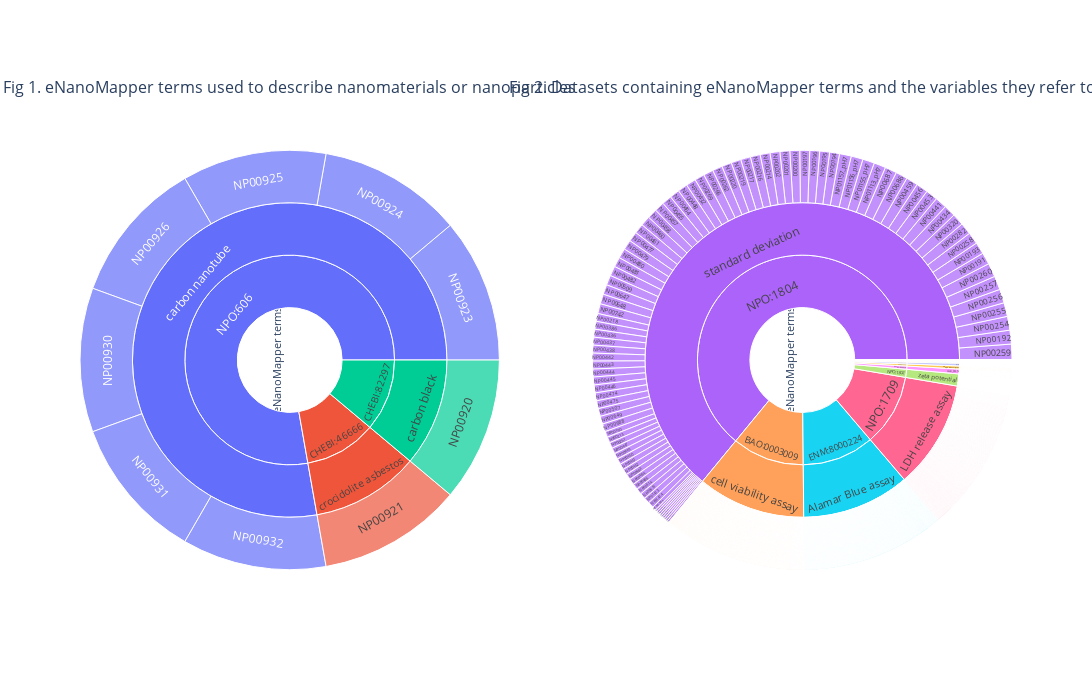
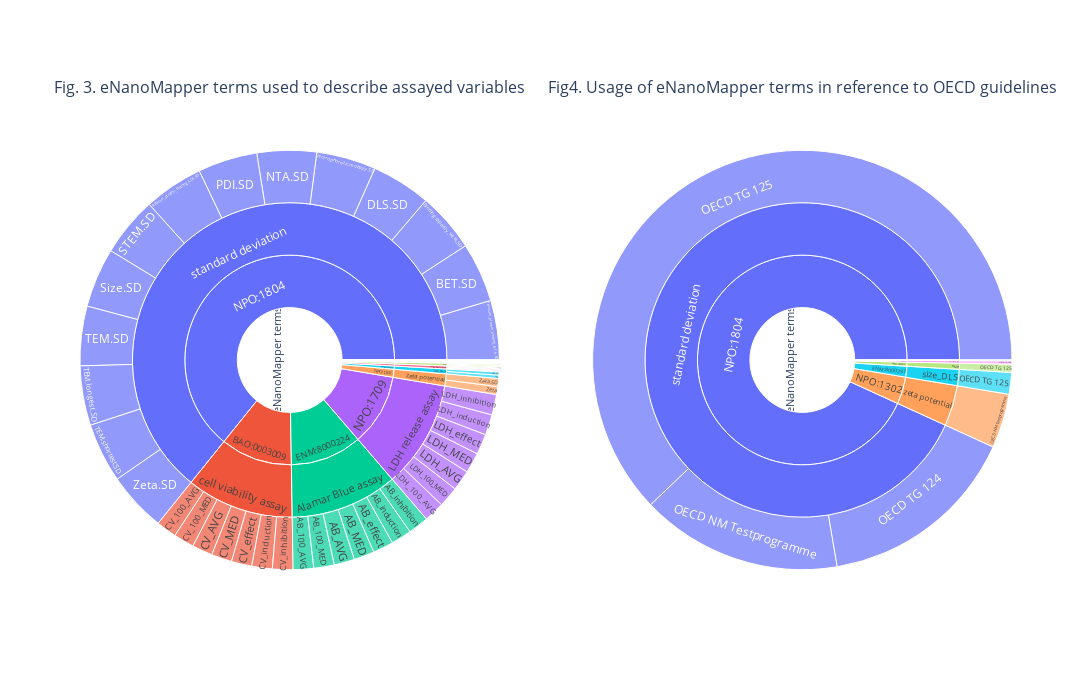

Notebook code cell kept with these figures, in order:
### Markdown cell above
# Visualization
## Usage of eNanoMapper terms in the NanoSolveIT KB
The following charts use the [Plotly Sunburst chart](https://plotly.com/python/sunburst-charts/) to visualize how the NanoSolveIT KB is represented in the eNanoMapper ontology in terms of nanomaterial or variable description, presence in datasets, and links to OECD guidelines.

Click on any ring segment to expand

### Code cell
# Preprocess the data to obtain the columns needed for sunburst charting
from code import interact
from turtle import width
from unittest import makeSuite


datasb = pd.DataFrame(columns = ["eNanoMapper terms", "type", "iri", "label", "Number of observations"])
vars = ["nanomaterial", "variable", "oecd_guideline", "dataset"]
for var in vars:
    df = data[data[var]!=""][["iri", "label", var]].rename(columns={var:"target"})
    df["Number of observations"] = [1 for i in range(len(df["iri"]))]
    df["eNanoMapper terms"] = ["eNanoMapper terms" for i in range(len(df["iri"]))]
    df["type"] = [var for i in range(len(df["iri"]))]
    datasb = pd.concat([datasb, df], axis=0)

def make_sb(datasb, field):
    if field !="all":
        figdata = datasb[datasb["type"] == field]  
        fig = px.sunburst(figdata,
                    path = ["eNanoMapper terms", "iri", "label", "target"], values = "Number of observations",
                    width=700, height=700)
    else:
        figdata = datasb
        fig = px.sunburst(figdata,
                    path = ["eNanoMapper terms", "type", "iri", "label", "target"], values = "Number of observations",
                    width=1000, height=1000)
    return fig


nm = make_sb(datasb, "nanomaterial")
ds = make_sb(datasb, "dataset")
va = make_sb(datasb, "variable")
og = make_sb(datasb, "oecd_guideline")
fig1 = make_subplots(rows=1, cols=2, specs=[
    [{"type": "sunburst"}, {"type": "sunburst"}]],
    subplot_titles=["Fig 1. eNanoMapper terms used to describe nanomaterials or nanoparticles", "Fig 2. Datasets containing eNanoMapper terms and the variables they refer to"])
fig2 = make_subplots(rows=1, cols=2, specs=[
    [{"type": "sunburst"}, {"type": "sunburst"}]],
    subplot_titles=["Fig. 3. eNanoMapper terms used to describe assayed variables", "Fig4. Usage of eNanoMapper terms in reference to OECD guidelines"])
fig1.add_trace(nm.data[0], row=1, col=1)
fig1.add_trace(ds.data[0], row=1,col=2)
fig2.add_trace(va.data[0], row=1,col=1)
fig2.add_trace(og.data[0], row=1,col=2)
fig1.update_layout(height=700, width=1400,)
fig1.show()
fig2.update_layout(height=700, width=1400,)
fig2.show()

### Figure 1 — Plotly figure (JSON) as saved in the notebook; plotly's stock layout.template omitted (floating-point values rounded to 4 significant figures; data arrays with more than 128 entries replaced by an {"elided": "..."} marker saying what was removed)
{"data": [{"branchvalues": "total", "domain": {"x": [0, 0.45], "y": [0, 1]}, "hovertemplate": "labels=%{label}<br>Number of observations=%{value}<br>parent=%{parent}<br>id=%{id}<extra></extra>", "ids": ["eNanoMapper terms/CHEBI:82297/carbon black/NP00920", "eNanoMapper terms/CHEBI:46666/crocidolite asbestos/NP00921", "eNanoMapper terms/NPO:606/carbon nanotube/NP00923", "eNanoMapper terms/NPO:606/carbon nanotube/NP00924", "eNanoMapper terms/NPO:606/carbon nanotube/NP00925", "eNanoMapper terms/NPO:606/carbon nanotube/NP00926", "eNanoMapper terms/NPO:606/carbon nanotube/NP00930", "eNanoMapper terms/NPO:606/carbon nanotube/NP00931", "eNanoMapper terms/NPO:606/carbon nanotube/NP00932", "eNanoMapper terms/CHEBI:82297/carbon black", "eNanoMapper terms/NPO:606/carbon nanotube", "eNanoMapper terms/CHEBI:46666/crocidolite asbestos", "eNanoMapper terms/CHEBI:46666", "eNanoMapper terms/CHEBI:82297", "eNanoMapper terms/NPO:606", "eNanoMapper terms"], "labels": ["NP00920", "NP00921", "NP00923", "NP00924", "NP00925", "NP00926", "NP00930", "NP00931", "NP00932", "carbon black", "carbon nanotube", "crocidolite asbestos", "CHEBI:46666", "CHEBI:82297", "NPO:606", "eNanoMapper terms"], "name": "", "parents": ["eNanoMapper terms/CHEBI:82297/carbon black", "eNanoMapper terms/CHEBI:46666/crocidolite asbestos", "eNanoMapper terms/NPO:606/carbon nanotube", "eNanoMapper terms/NPO:606/carbon nanotube", "eNanoMapper terms/NPO:606/carbon nanotube", "eNanoMapper terms/NPO:606/carbon nanotube", "eNanoMapper terms/NPO:606/carbon nanotube", "eNanoMapper terms/NPO:606/carbon nanotube", "eNanoMapper terms/NPO:606/carbon nanotube", "eNanoMapper terms/CHEBI:82297", "eNanoMapper terms/NPO:606", "eNanoMapper terms/CHEBI:46666", "eNanoMapper terms", "eNanoMapper terms", "eNanoMapper terms", ""], "type": "sunburst", "values": [1, 1, 1, 1, 1, 1, 1, 1, 1, 1, 7, 1, 1, 1, 7, 9]}, {"branchvalues": "total", "domain": {"x": [0.55, 1], "y": [0, 1]}, "hovertemplate": "labels=%{label}<br>Number of observations=%{value}<br>parent=%{parent}<br>id=%{id}<extra></extra>", "ids": {"elided": "2917 str values"}, "labels": {"elided": "2917 str values"}, "name": "", "parents": {"elided": "2917 str values"}, "type": "sunburst", "values": {"elided": "2917 int values"}}], "layout": {"annotations": [{"font": {"size": 16}, "showarrow": false, "text": "Fig 1. eNanoMapper terms used to describe nanomaterials or nanoparticles", "x": 0.225, "xanchor": "center", "xref": "paper", "y": 1, "yanchor": "bottom", "yref": "paper"}, {"font": {"size": 16}, "showarrow": false, "text": "Fig 2. Datasets containing eNanoMapper terms and the variables they refer to", "x": 0.775, "xanchor": "center", "xref": "paper", "y": 1, "yanchor": "bottom", "yref": "paper"}], "height": 700, "width": 1400}}

### Figure 2 — Plotly figure (JSON) as saved in the notebook; plotly's stock layout.template omitted (floating-point values rounded to 4 significant figures)
{"data": [{"branchvalues": "total", "domain": {"x": [0, 0.45], "y": [0, 1]}, "hovertemplate": "labels=%{label}<br>Number of observations=%{value}<br>parent=%{parent}<br>id=%{id}<extra></extra>", "ids": ["eNanoMapper terms/ENM:8000224/Alamar Blue assay/AB_100_AVG", "eNanoMapper terms/ENM:8000224/Alamar Blue assay/AB_100_MED", "eNanoMapper terms/ENM:8000224/Alamar Blue assay/AB_AVG", "eNanoMapper terms/ENM:8000224/Alamar Blue assay/AB_MED", "eNanoMapper terms/ENM:8000224/Alamar Blue assay/AB_effect", "eNanoMapper terms/ENM:8000224/Alamar Blue assay/AB_induction", "eNanoMapper terms/ENM:8000224/Alamar Blue assay/AB_inhibition", "eNanoMapper terms/NPO:1804/standard deviation/Absolute_protein_binding_BCA.SD", "eNanoMapper terms/ENM:8000059/area/Area", "eNanoMapper terms/NPO:1235/surface area/BET", "eNanoMapper terms/NPO:1804/standard deviation/BET.SD", "eNanoMapper terms/NPO:1235/surface area/BET.SD", "eNanoMapper terms/NPO:1804/standard deviation/Binding capacity_wt%.SD", "eNanoMapper terms/PATO:0000117/size/Boundary Size [nm]", "eNanoMapper terms/CHEMINF:000092/topological descriptor/Boxivity", "eNanoMapper terms/BAO:0003009/cell viability assay/CV_100_AVG", "eNanoMapper terms/BAO:0003009/cell viability assay/CV_100_MED", "eNanoMapper terms/BAO:0003009/cell viability assay/CV_AVG", "eNanoMapper terms/BAO:0003009/cell viability assay/CV_MED", "eNanoMapper terms/BAO:0003009/cell viability assay/CV_effect", "eNanoMapper terms/BAO:0003009/cell viability assay/CV_induction", "eNanoMapper terms/BAO:0003009/cell viability assay/CV_inhibition", "eNanoMapper terms/ENM:8000038/circularity/Circularity", "eNanoMapper terms/ENM:8000038/circularity/Circularity #2", "eNanoMapper terms/ENM:8000054/shape descriptors/Convexity", "eNanoMapper terms/ENM:8000054/shape descriptors/Convexity #2", "eNanoMapper terms/ENM:8000297/size_DLS/DLS", "eNanoMapper terms/ENM:8000297/size_DLS/DLS.SD", "eNanoMapper terms/NPO:1804/standard deviation/DLS.SD", "eNanoMapper terms/NPO:1539/particle diameter/Diameter", "eNanoMapper terms/CHEMINF:000192/eccentric connectivity index descriptor/Eccentricity", "eNanoMapper terms/NPO:1804/standard deviation/Electrophoretic.mobility.SD", "eNanoMapper terms/PATO:0001708/1-D extent/Extend", "eNanoMapper terms/NPO:1709/LDH release assay/LDH_100_AVG", "eNanoMapper terms/NPO:1709/LDH release assay/LDH_100_MED", "eNanoMapper terms/NPO:1709/LDH release assay/LDH_AVG", "eNanoMapper terms/NPO:1709/LDH release assay/LDH_MED", "eNanoMapper terms/NPO:1709/LDH release assay/LDH_effect", "eNanoMapper terms/NPO:1709/LDH release assay/LDH_induction", "eNanoMapper terms/NPO:1709/LDH release assay/LDH_inhibition", "eNanoMapper terms/ENM:8000054/shape descriptors/Main Elongation", "eNanoMapper terms/ENM:8000054/shape descriptors/Major Axis [nm]", "eNanoMapper terms/ENM:8000040/feret diameter/Maximum Ferets Diameter", "eNanoMapper terms/ENM:8000040/feret diameter/Minimum Ferets Diameter", "eNanoMapper terms/ENM:8000054/shape descriptors/Minor Axis [nm]", "eNanoMapper terms/NPO:1804/standard deviation/NTA.SD", "eNanoMapper terms/NPO:1804/standard deviation/PDI.SD", "eNanoMapper terms/PATO:0001711/perimeter/Perimeter [nm]", "eNanoMapper terms/NPO:1804/standard deviation/Relative_protein_binding_SDS.SD", "eNanoMapper terms/ENM:8000053/roundness/Roundness", "eNanoMapper terms/NPO:1454/scanning transmission electron microscopy/STEM", "eNanoMapper terms/NPO:1454/scanning transmission electron microscopy/STEM.SD", "eNanoMapper terms/NPO:1804/standard deviation/STEM.SD", "eNanoMapper terms/PATO:0000117/size/Size", "eNanoMapper terms/PATO:0000117/size/Size.SD", "eNanoMapper terms/NPO:1804/standard deviation/Size.SD", "eNanoMapper terms/ENM:8000056/solidity/Solidity", "eNanoMapper terms/NPO:1804/standard deviation/TEM.SD", "eNanoMapper terms/NPO:1804/standard deviation/TEM.longest.SD", "eNanoMapper terms/NPO:1804/standard deviation/TEM.shortest.SD", "eNanoMapper terms/NPO:1302/zeta potential/Zeta", "eNanoMapper terms/NPO:1804/standard deviation/Zeta.SD", "eNanoMapper terms/NPO:1302/zeta potential/Zeta.SD", "eNanoMapper terms/PATO:0001708/1-D extent", "eNanoMapper terms/ENM:8000224/Alamar Blue assay", "eNanoMapper terms/NPO:1709/LDH release assay", "eNanoMapper terms/ENM:8000059/area", "eNanoMapper terms/BAO:0003009/cell viability assay", "eNanoMapper terms/ENM:8000038/circularity", "eNanoMapper terms/CHEMINF:000192/eccentric connectivity index descriptor", "eNanoMapper terms/ENM:8000040/feret diameter", "eNanoMapper terms/NPO:1539/particle diameter", "eNanoMapper terms/PATO:0001711/perimeter", "eNanoMapper terms/ENM:8000053/roundness", "eNanoMapper terms/NPO:1454/scanning transmission electron microscopy", "eNanoMapper terms/ENM:8000054/shape descriptors", "eNanoMapper terms/PATO:0000117/size", "eNanoMapper terms/ENM:8000297/size_DLS", "eNanoMapper terms/ENM:8000056/solidity", "eNanoMapper terms/NPO:1804/standard deviation", "eNanoMapper terms/NPO:1235/surface area", "eNanoMapper terms/CHEMINF:000092/topological descriptor", "eNanoMapper terms/NPO:1302/zeta potential", "eNanoMapper terms/BAO:0003009", "eNanoMapper terms/CHEMINF:000092", "eNanoMapper terms/CHEMINF:000192", "eNanoMapper terms/ENM:8000038", "eNanoMapper terms/ENM:8000040", "eNanoMapper terms/ENM:8000053", "eNanoMapper terms/ENM:8000054", "eNanoMapper terms/ENM:8000056", "eNanoMapper terms/ENM:8000059", "eNanoMapper terms/ENM:8000224", "eNanoMapper terms/ENM:8000297", "eNanoMapper terms/NPO:1235", "eNanoMapper terms/NPO:1302", "eNanoMapper terms/NPO:1454", "eNanoMapper terms/NPO:1539", "eNanoMapper terms/NPO:1709", "eNanoMapper terms/NPO:1804", "eNanoMapper terms/PATO:0000117", "eNanoMapper terms/PATO:0001708", "eNanoMapper terms/PATO:0001711", "eNanoMapper terms"], "labels": ["AB_100_AVG", "AB_100_MED", "AB_AVG", "AB_MED", "AB_effect", "AB_induction", "AB_inhibition", "Absolute_protein_binding_BCA.SD", "Area", "BET", "BET.SD", "BET.SD", "Binding capacity_wt%.SD", "Boundary Size [nm]", "Boxivity", "CV_100_AVG", "CV_100_MED", "CV_AVG", "CV_MED", "CV_effect", "CV_induction", "CV_inhibition", "Circularity", "Circularity #2", "Convexity", "Convexity #2", "DLS", "DLS.SD", "DLS.SD", "Diameter", "Eccentricity", "Electrophoretic.mobility.SD", "Extend", "LDH_100_AVG", "LDH_100_MED", "LDH_AVG", "LDH_MED", "LDH_effect", "LDH_induction", "LDH_inhibition", "Main Elongation", "Major Axis [nm]", "Maximum Ferets Diameter", "Minimum Ferets Diameter", "Minor Axis [nm]", "NTA.SD", "PDI.SD", "Perimeter [nm]", "Relative_protein_binding_SDS.SD", "Roundness", "STEM", "STEM.SD", "STEM.SD", "Size", "Size.SD", "Size.SD", "Solidity", "TEM.SD", "TEM.longest.SD", "TEM.shortest.SD", "Zeta", "Zeta.SD", "Zeta.SD", "1-D extent", "Alamar Blue assay", "LDH release assay", "area", "cell viability assay", "circularity", "eccentric connectivity index descriptor", "feret diameter", "particle diameter", "perimeter", "roundness", "scanning transmission electron microscopy", "shape descriptors", "size", "size_DLS", "solidity", "standard deviation", "surface area", "topological descriptor", "zeta potential", "BAO:0003009", "CHEMINF:000092", "CHEMINF:000192", "ENM:8000038", "ENM:8000040", "ENM:8000053", "ENM:8000054", "ENM:8000056", "ENM:8000059", "ENM:8000224", "ENM:8000297", "NPO:1235", "NPO:1302", "NPO:1454", "NPO:1539", "NPO:1709", "NPO:1804", "PATO:0000117", "PATO:0001708", "PATO:0001711", "eNanoMapper terms"], "name": "", "parents": ["eNanoMapper terms/ENM:8000224/Alamar Blue assay", "eNanoMapper terms/ENM:8000224/Alamar Blue assay", "eNanoMapper terms/ENM:8000224/Alamar Blue assay", "eNanoMapper terms/ENM:8000224/Alamar Blue assay", "eNanoMapper terms/ENM:8000224/Alamar Blue assay", "eNanoMapper terms/ENM:8000224/Alamar Blue assay", "eNanoMapper terms/ENM:8000224/Alamar Blue assay", "eNanoMapper terms/NPO:1804/standard deviation", "eNanoMapper terms/ENM:8000059/area", "eNanoMapper terms/NPO:1235/surface area", "eNanoMapper terms/NPO:1804/standard deviation", "eNanoMapper terms/NPO:1235/surface area", "eNanoMapper terms/NPO:1804/standard deviation", "eNanoMapper terms/PATO:0000117/size", "eNanoMapper terms/CHEMINF:000092/topological descriptor", "eNanoMapper terms/BAO:0003009/cell viability assay", "eNanoMapper terms/BAO:0003009/cell viability assay", "eNanoMapper terms/BAO:0003009/cell viability assay", "eNanoMapper terms/BAO:0003009/cell viability assay", "eNanoMapper terms/BAO:0003009/cell viability assay", "eNanoMapper terms/BAO:0003009/cell viability assay", "eNanoMapper terms/BAO:0003009/cell viability assay", "eNanoMapper terms/ENM:8000038/circularity", "eNanoMapper terms/ENM:8000038/circularity", "eNanoMapper terms/ENM:8000054/shape descriptors", "eNanoMapper terms/ENM:8000054/shape descriptors", "eNanoMapper terms/ENM:8000297/size_DLS", "eNanoMapper terms/ENM:8000297/size_DLS", "eNanoMapper terms/NPO:1804/standard deviation", "eNanoMapper terms/NPO:1539/particle diameter", "eNanoMapper terms/CHEMINF:000192/eccentric connectivity index descriptor", "eNanoMapper terms/NPO:1804/standard deviation", "eNanoMapper terms/PATO:0001708/1-D extent", "eNanoMapper terms/NPO:1709/LDH release assay", "eNanoMapper terms/NPO:1709/LDH release assay", "eNanoMapper terms/NPO:1709/LDH release assay", "eNanoMapper terms/NPO:1709/LDH release assay", "eNanoMapper terms/NPO:1709/LDH release assay", "eNanoMapper terms/NPO:1709/LDH release assay", "eNanoMapper terms/NPO:1709/LDH release assay", "eNanoMapper terms/ENM:8000054/shape descriptors", "eNanoMapper terms/ENM:8000054/shape descriptors", "eNanoMapper terms/ENM:8000040/feret diameter", "eNanoMapper terms/ENM:8000040/feret diameter", "eNanoMapper terms/ENM:8000054/shape descriptors", "eNanoMapper terms/NPO:1804/standard deviation", "eNanoMapper terms/NPO:1804/standard deviation", "eNanoMapper terms/PATO:0001711/perimeter", "eNanoMapper terms/NPO:1804/standard deviation", "eNanoMapper terms/ENM:8000053/roundness", "eNanoMapper terms/NPO:1454/scanning transmission electron microscopy", "eNanoMapper terms/NPO:1454/scanning transmission electron microscopy", "eNanoMapper terms/NPO:1804/standard deviation", "eNanoMapper terms/PATO:0000117/size", "eNanoMapper terms/PATO:0000117/size", "eNanoMapper terms/NPO:1804/standard deviation", "eNanoMapper terms/ENM:8000056/solidity", "eNanoMapper terms/NPO:1804/standard deviation", "eNanoMapper terms/NPO:1804/standard deviation", "eNanoMapper terms/NPO:1804/standard deviation", "eNanoMapper terms/NPO:1302/zeta potential", "eNanoMapper terms/NPO:1804/standard deviation", "eNanoMapper terms/NPO:1302/zeta potential", "eNanoMapper terms/PATO:0001708", "eNanoMapper terms/ENM:8000224", "eNanoMapper terms/NPO:1709", "eNanoMapper terms/ENM:8000059", "eNanoMapper terms/BAO:0003009", "eNanoMapper terms/ENM:8000038", "eNanoMapper terms/CHEMINF:000192", "eNanoMapper terms/ENM:8000040", "eNanoMapper terms/NPO:1539", "eNanoMapper terms/PATO:0001711", "eNanoMapper terms/ENM:8000053", "eNanoMapper terms/NPO:1454", "eNanoMapper terms/ENM:8000054", "eNanoMapper terms/PATO:0000117", "eNanoMapper terms/ENM:8000297", "eNanoMapper terms/ENM:8000056", "eNanoMapper terms/NPO:1804", "eNanoMapper terms/NPO:1235", "eNanoMapper terms/CHEMINF:000092", "eNanoMapper terms/NPO:1302", "eNanoMapper terms", "eNanoMapper terms", "eNanoMapper terms", "eNanoMapper terms", "eNanoMapper terms", "eNanoMapper terms", "eNanoMapper terms", "eNanoMapper terms", "eNanoMapper terms", "eNanoMapper terms", "eNanoMapper terms", "eNanoMapper terms", "eNanoMapper terms", "eNanoMapper terms", "eNanoMapper terms", "eNanoMapper terms", "eNanoMapper terms", "eNanoMapper terms", "eNanoMapper terms", "eNanoMapper terms", ""], "type": "sunburst", "values": [2048, 2048, 2048, 2048, 2048, 2048, 2048, 5950, 2, 48, 5950, 48, 5950, 120, 16, 2048, 2048, 2048, 2048, 2048, 2048, 2048, 33, 33, 81, 81, 320, 320, 5950, 25, 16, 5950, 16, 2048, 2048, 2048, 2048, 2048, 2048, 2048, 81, 81, 32, 32, 81, 5950, 5950, 17, 5950, 16, 34, 34, 5950, 120, 120, 5950, 16, 5950, 5950, 5950, 802, 5950, 802, 16, 14336, 14336, 2, 14336, 66, 16, 64, 25, 17, 16, 68, 405, 360, 640, 16, 83300, 96, 16, 1604, 14336, 16, 16, 66, 64, 16, 405, 16, 2, 14336, 640, 96, 1604, 68, 25, 14336, 83300, 360, 16, 17, 129735]}, {"branchvalues": "total", "domain": {"x": [0.55, 1], "y": [0, 1]}, "hovertemplate": "labels=%{label}<br>Number of observations=%{value}<br>parent=%{parent}<br>id=%{id}<extra></extra>", "ids": ["eNanoMapper terms/NPO:1804/standard deviation/OECD NM Testprogramme", "eNanoMapper terms/NPO:1302/zeta potential/OECD NM Testprogramme", "eNanoMapper terms/ENM:8000059/area/OECD TG 124", "eNanoMapper terms/NPO:1804/standard deviation/OECD TG 124", "eNanoMapper terms/NPO:1235/surface area/OECD TG 124", "eNanoMapper terms/NPO:1539/particle diameter/OECD TG 125", "eNanoMapper terms/PATO:0000117/size/OECD TG 125", "eNanoMapper terms/ENM:8000297/size_DLS/OECD TG 125", "eNanoMapper terms/NPO:1804/standard deviation/OECD TG 125", "eNanoMapper terms/ENM:8000059/area", "eNanoMapper terms/NPO:1539/particle diameter", "eNanoMapper terms/PATO:0000117/size", "eNanoMapper terms/ENM:8000297/size_DLS", "eNanoMapper terms/NPO:1804/standard deviation", "eNanoMapper terms/NPO:1235/surface area", "eNanoMapper terms/NPO:1302/zeta potential", "eNanoMapper terms/ENM:8000059", "eNanoMapper terms/ENM:8000297", "eNanoMapper terms/NPO:1235", "eNanoMapper terms/NPO:1302", "eNanoMapper terms/NPO:1539", "eNanoMapper terms/NPO:1804", "eNanoMapper terms/PATO:0000117", "eNanoMapper terms"], "labels": ["OECD NM Testprogramme", "OECD NM Testprogramme", "OECD TG 124", "OECD TG 124", "OECD TG 124", "OECD TG 125", "OECD TG 125", "OECD TG 125", "OECD TG 125", "area", "particle diameter", "size", "size_DLS", "standard deviation", "surface area", "zeta potential", "ENM:8000059", "ENM:8000297", "NPO:1235", "NPO:1302", "NPO:1539", "NPO:1804", "PATO:0000117", "eNanoMapper terms"], "name": "", "parents": ["eNanoMapper terms/NPO:1804/standard deviation", "eNanoMapper terms/NPO:1302/zeta potential", "eNanoMapper terms/ENM:8000059/area", "eNanoMapper terms/NPO:1804/standard deviation", "eNanoMapper terms/NPO:1235/surface area", "eNanoMapper terms/NPO:1539/particle diameter", "eNanoMapper terms/PATO:0000117/size", "eNanoMapper terms/ENM:8000297/size_DLS", "eNanoMapper terms/NPO:1804/standard deviation", "eNanoMapper terms/ENM:8000059", "eNanoMapper terms/NPO:1539", "eNanoMapper terms/PATO:0000117", "eNanoMapper terms/ENM:8000297", "eNanoMapper terms/NPO:1804", "eNanoMapper terms/NPO:1235", "eNanoMapper terms/NPO:1302", "eNanoMapper terms", "eNanoMapper terms", "eNanoMapper terms", "eNanoMapper terms", "eNanoMapper terms", "eNanoMapper terms", "eNanoMapper terms", ""], "type": "sunburst", "values": [5950, 1604, 2, 5950, 96, 25, 240, 640, 23800, 2, 25, 240, 640, 35700, 96, 1604, 2, 640, 96, 1604, 25, 35700, 240, 38307]}], "layout": {"annotations": [{"font": {"size": 16}, "showarrow": false, "text": "Fig. 3. eNanoMapper terms used to describe assayed variables", "x": 0.225, "xanchor": "center", "xref": "paper", "y": 1, "yanchor": "bottom", "yref": "paper"}, {"font": {"size": 16}, "showarrow": false, "text": "Fig4. Usage of eNanoMapper terms in reference to OECD guidelines", "x": 0.775, "xanchor": "center", "xref": "paper", "y": 1, "yanchor": "bottom", "yref": "paper"}], "height": 700, "width": 1400}}
